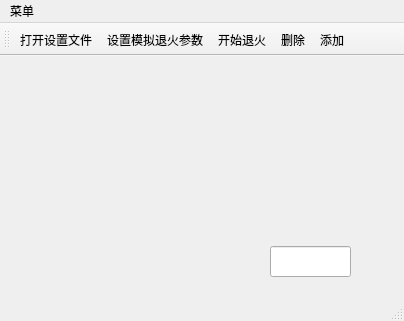
<?xml version="1.0" encoding="UTF-8"?>
<ui version="4.0">
 <class>MainWindow</class>
 <widget class="QMainWindow" name="MainWindow">
  <property name="geometry">
   <rect>
    <x>0</x>
    <y>0</y>
    <width>404</width>
    <height>321</height>
   </rect>
  </property>
  <property name="windowTitle">
   <string>MainWindow</string>
  </property>
  <widget class="QWidget" name="centralWidget">
   <widget class="QLineEdit" name="lineEdit">
    <property name="geometry">
     <rect>
      <x>270</x>
      <y>190</y>
      <width>81</width>
      <height>31</height>
     </rect>
    </property>
   </widget>
   <widget class="QLabel" name="label">
    <property name="geometry">
     <rect>
      <x>250</x>
      <y>100</y>
      <width>121</width>
      <height>131</height>
     </rect>
    </property>
    <property name="text">
     <string>&lt;!DOCTYPE HTML PUBLIC &quot;-//W3C//DTD HTML 4.0//EN&quot; &quot;http://www.w3.org/TR/REC-html40/strict.dtd&quot;&gt;
&lt;html&gt;&lt;head&gt;&lt;meta name=&quot;qrichtext&quot; content=&quot;1&quot; /&gt;&lt;style type=&quot;text/css&quot;&gt;
p, li { white-space: pre-wrap; }
&lt;/style&gt;&lt;/head&gt;&lt;body style=&quot; font-family:'SimSun'; font-size:9pt; font-weight:400; font-style:normal;&quot;&gt;
&lt;p style=&quot; margin-top:0px; margin-bottom:0px; margin-left:0px; margin-right:0px; -qt-block-indent:0; text-indent:0px;&quot;&gt;&lt;img src=&quot;:/new/prefix1/008.ico&quot; /&gt;&lt;/p&gt;&lt;/body&gt;&lt;/html&gt;</string>
    </property>
   </widget>
   <zorder>label</zorder>
   <zorder>lineEdit</zorder>
  </widget>
  <widget class="QMenuBar" name="menuBar">
   <property name="geometry">
    <rect>
     <x>0</x>
     <y>0</y>
     <width>404</width>
     <height>23</height>
    </rect>
   </property>
   <widget class="QMenu" name="menu">
    <property name="title">
     <string>菜单</string>
    </property>
    <addaction name="action"/>
    <addaction name="action_2"/>
    <addaction name="action_3"/>
    <addaction name="action_4"/>
    <addaction name="action_5"/>
   </widget>
   <addaction name="menu"/>
  </widget>
  <widget class="QToolBar" name="mainToolBar">
   <attribute name="toolBarArea">
    <enum>TopToolBarArea</enum>
   </attribute>
   <attribute name="toolBarBreak">
    <bool>false</bool>
   </attribute>
   <addaction name="action"/>
   <addaction name="action_2"/>
   <addaction name="action_3"/>
   <addaction name="action_4"/>
   <addaction name="action_5"/>
  </widget>
  <widget class="QStatusBar" name="statusBar"/>
  <action name="action">
   <property name="icon">
    <iconset resource="Icon.qrc">
     <normaloff>:/new/prefix1/003.ico</normaloff>:/new/prefix1/003.ico</iconset>
   </property>
   <property name="text">
    <string>打开设置文件</string>
   </property>
  </action>
  <action name="action_2">
   <property name="icon">
    <iconset resource="Icon.qrc">
     <normaloff>:/new/prefix1/009.ico</normaloff>:/new/prefix1/009.ico</iconset>
   </property>
   <property name="text">
    <string>设置模拟退火参数</string>
   </property>
  </action>
  <action name="action_3">
   <property name="icon">
    <iconset resource="Icon.qrc">
     <normaloff>:/new/prefix1/013.ico</normaloff>:/new/prefix1/013.ico</iconset>
   </property>
   <property name="text">
    <string>开始退火</string>
   </property>
  </action>
  <action name="action_4">
   <property name="text">
    <string>删除</string>
   </property>
  </action>
  <action name="action_5">
   <property name="text">
    <string>添加</string>
   </property>
  </action>
 </widget>
 <layoutdefault spacing="6" margin="11"/>
 <resources>
  <include location="Icon.qrc"/>
 </resources>
 <connections/>
</ui>
